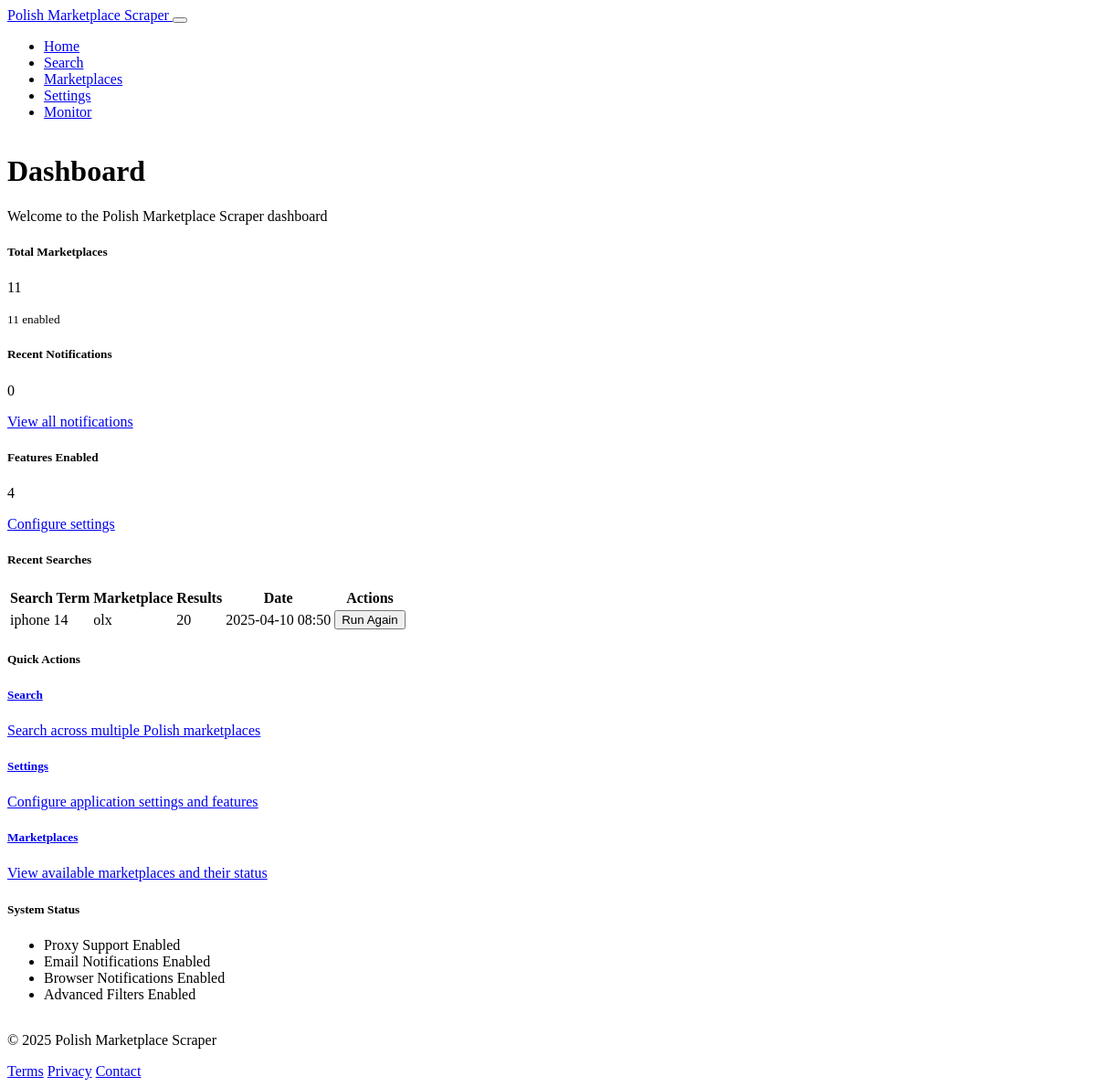
Page /dashboard on the earlier database version.
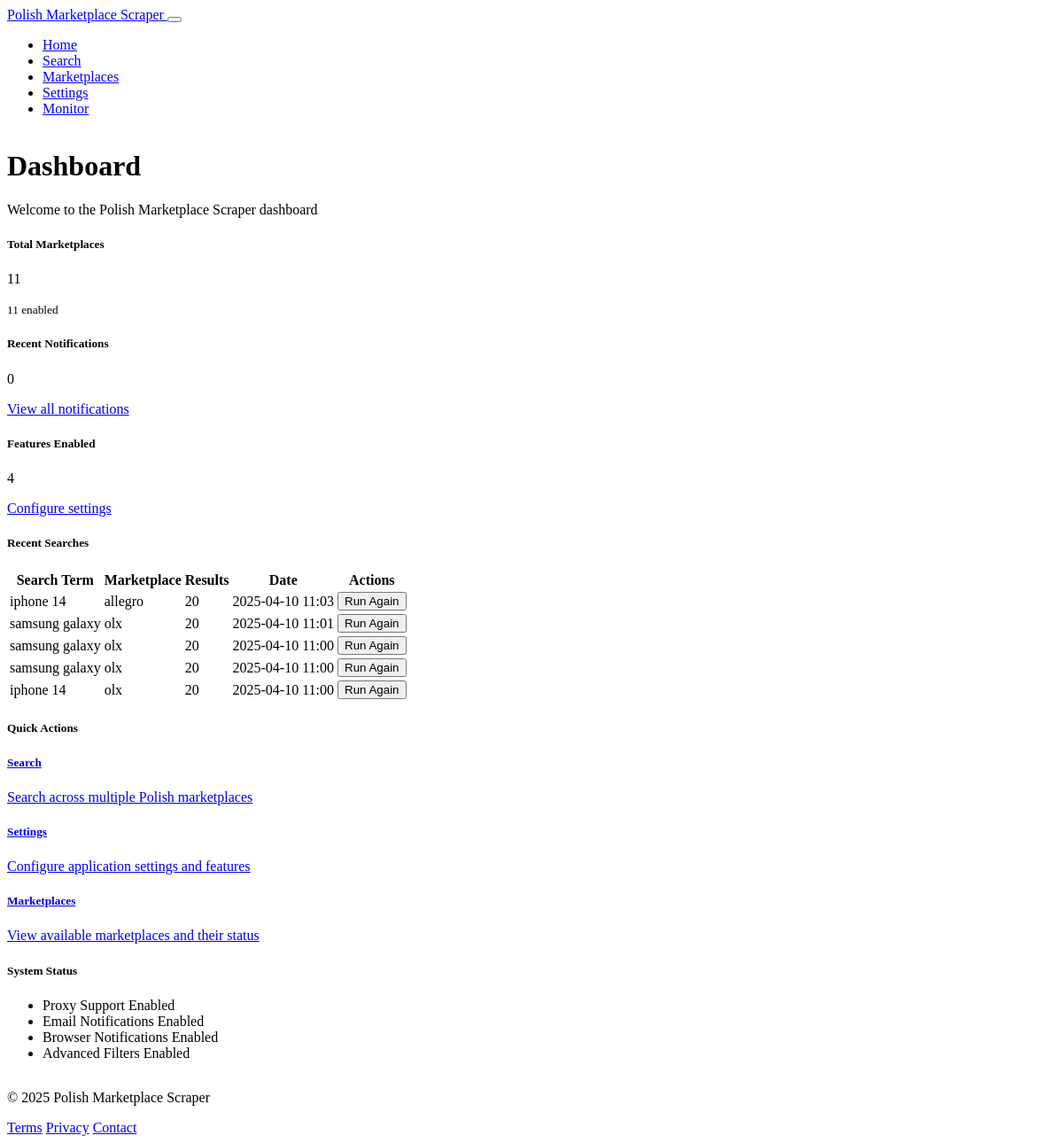
Same page on the later database version.
### models.py (models this page shows, shortened)
class SearchResult(db.Model):
    id = db.Column(db.Integer, primary_key=True)
    search_term = db.Column(db.String(255), nullable=False)
    marketplace = db.Column(db.String(50), nullable=False)
    filters = db.Column(JSON, nullable=True)
    result_count = db.Column(db.Integer, default=0)
    created_at = db.Column(db.DateTime, default=datetime.utcnow)

### routes.py (the view)
@app.route('/dashboard')
def dashboard():
    total_marketplaces = Marketplace.query.count()
    enabled_marketplaces = Marketplace.query.filter_by(is_enabled=True).count()
    recent_searches = SearchResult.query.order_by(SearchResult.created_at.desc()).limit(5).all()
    return render_template(
        'dashboard.html',
        title='Dashboard',
        total_marketplaces=total_marketplaces,
        enabled_marketplaces=enabled_marketplaces,
        recent_searches=recent_searches
    )

### models.py (called while the page is built)
    @classmethod
    def is_feature_enabled(cls, feature_name):
        feature = cls.query.filter_by(name=feature_name).first()
        return feature and feature.is_enabled

### routes.py (called while the page is built)
@app.context_processor
def utility_processor():
    def format_datetime(dt):
        if not dt:
            return "N/A"
        return dt.strftime("%Y-%m-%d %H:%M")
    def format_price(price, currency="PLN"):
        """Format price for display"""
        if not price:
            return "N/A"
        return f"{price:.2f} {currency}"
    def is_feature_enabled(feature_name):
        return Feature.is_feature_enabled(feature_name)
    def get_unread_notifications_count():
        return Notification.query.filter_by(is_read=False).count()
    return dict(
        format_datetime=format_datetime,
        format_price=format_price,
        is_feature_enabled=is_feature_enabled,
        get_unread_notifications_count=get_unread_notifications_count
    )

### templates/dashboard.html (shortened to what this page needs)
{% extends 'base.html' %}
{% block content %}
<div class="row mb-4">
    <div class="col-md-12">
        <h1>Dashboard</h1>
        <p class="lead">Welcome to the Polish Marketplace Scraper dashboard</p>
    </div>
</div>
<div class="row">
    <div class="col-md-4">
        <div class="card mb-4 text-center">
            <div class="card-body">
                <h5 class="card-title">Total Marketplaces</h5>
                <p class="card-text display-4">{{ total_marketplaces }}</p>
            </div>
            <div class="card-footer">
                <small class="text-muted">{{ enabled_marketplaces }} enabled</small>
            </div>
        </div>
    </div>
    <div class="col-md-4">
        <div class="card mb-4 text-center">
            <div class="card-body">
                <h5 class="card-title">Recent Notifications</h5>
                <p class="card-text display-4">{{ get_unread_notifications_count() }}</p>
            </div>
            <div class="card-footer">
                <a href="{{ url_for('notifications') }}" class="text-decoration-none">View all notifications</a>
            </div>
        </div>
    </div>
    <div class="col-md-4">
        <div class="card mb-4 text-center">
            <div class="card-body">
                <h5 class="card-title">Features Enabled</h5>
                <p class="card-text display-4">
                    {% set count = 0 %}
                    {% if is_feature_enabled('use_proxies') %}{% set count = count + 1 %}{% endif %}
                    {% if is_feature_enabled('email_notifications') %}{% set count = count + 1 %}{% endif %}
                    {% if is_feature_enabled('browser_notifications') %}{% set count = count + 1 %}{% endif %}
                    {% if is_feature_enabled('advanced_filters') %}{% set count = count + 1 %}{% endif %}
                    {{ count }}
                </p>
            </div>
            <div class="card-footer">
                <a href="{{ url_for('settings') }}" class="text-decoration-none">Configure settings</a>
            </div>
        </div>
    </div>
</div>
<div class="row">
    <div class="col-md-8">
        <div class="card mb-4">
            <div class="card-header">
                <h5 class="mb-0">Recent Searches</h5>
            </div>
            <div class="card-body">
                <div class="table-responsive">
                    <table class="table table-hover">
                        <thead>
                            <tr>
                                <th>Search Term</th>
                                <th>Marketplace</th>
                                <th>Results</th>
                                <th>Date</th>
                                <th>Actions</th>
                            </tr>
                        </thead>
                        <tbody>
                            {% for search in recent_searches %}
                            <tr>
                                <td>{{ search.search_term }}</td>
                                <td>{{ search.marketplace }}</td>
                                <td>{{ search.result_count }}</td>
                                <td>{{ format_datetime(search.created_at) }}</td>
                                <td>
                                    <form action="{{ url_for('search') }}" method="post">
                                        <button type="submit" class="btn btn-sm btn-outline-primary">
                                             Run Again
                                        </button>
                                    </form>
                                </td>
                            </tr>
                            {% else %}
                            <tr>
                                <td colspan="5" class="text-center">No recent searches found</td>
                            </tr>
                            {% endfor %}
                        </tbody>
                    </table>
                </div>
            </div>
        </div>
    </div>
    <div class="col-md-4">
        <div class="card mb-4">
            <div class="card-header">
                <h5 class="mb-0">Quick Actions</h5>
            </div>
            <div class="card-body">
                <div class="list-group">
                    <a href="{{ url_for('search') }}" class="list-group-item list-group-item-action">
                        <div class="d-flex w-100 justify-content-between">
                            <h5 class="mb-1">Search</h5>
                        </div>
                        <p class="mb-1">Search across multiple Polish marketplaces</p>
                    </a>
                    <a href="{{ url_for('settings') }}" class="list-group-item list-group-item-action">
                        <div class="d-flex w-100 justify-content-between">
                            <h5 class="mb-1">Settings</h5>
                        </div>
                        <p class="mb-1">Configure application settings and features</p>
                    </a>
                    <a href="{{ url_for('marketplaces') }}" class="list-group-item list-group-item-action">
                        <div class="d-flex w-100 justify-content-between">
                            <h5 class="mb-1">Marketplaces</h5>
                        </div>
                        <p class="mb-1">View available marketplaces and their status</p>
                    </a>
                </div>
            </div>
        </div>
        <div class="card mb-4">
            <div class="card-header">
                <h5 class="mb-0">System Status</h5>
            </div>
            <div class="card-body">
                <ul class="list-group list-group-flush">
                    <li class="list-group-item d-flex justify-content-between align-items-center">
                        <span>Proxy Support</span>
                        {% if is_feature_enabled('use_proxies') %}
                            <span class="badge bg-success rounded-pill">Enabled</span>
                        {% else %}
                            <span class="badge bg-secondary rounded-pill">Disabled</span>
                        {% endif %}
                    </li>
                    <li class="list-group-item d-flex justify-content-between align-items-center">
                        <span>Email Notifications</span>
                        {% if is_feature_enabled('email_notifications') %}
                            <span class="badge bg-success rounded-pill">Enabled</span>
                        {% else %}
                            <span class="badge bg-secondary rounded-pill">Disabled</span>
                        {% endif %}
                    </li>
                    <li class="list-group-item d-flex justify-content-between align-items-center">
                        <span>Browser Notifications</span>
                        {% if is_feature_enabled('browser_notifications') %}
                            <span class="badge bg-success rounded-pill">Enabled</span>
                        {% else %}
                            <span class="badge bg-secondary rounded-pill">Disabled</span>
                        {% endif %}
                    </li>
                    <li class="list-group-item d-flex justify-content-between align-items-center">
                        <span>Advanced Filters</span>
                        {% if is_feature_enabled('advanced_filters') %}
                            <span class="badge bg-success rounded-pill">Enabled</span>
                        {% else %}
                            <span class="badge bg-secondary rounded-pill">Disabled</span>
                        {% endif %}
                    </li>
                </ul>
            </div>
        </div>
    </div>
</div>
{% endblock %}

### templates/base.html (shortened to what this page needs)
<!DOCTYPE html>
<html lang="en" data-bs-theme="dark">
<head>
    <link rel="stylesheet" href="https://cdn.replit.com/agent/bootstrap-agent-dark-theme.min.css">
    <link rel="stylesheet" href="{{ url_for('static', filename='css/style.css') }}">
</head>
<body>
    <nav class="navbar navbar-expand-lg navbar-dark bg-dark mb-4">
        <div class="container">
            <a class="navbar-brand" href="{{ url_for('home') }}">
                Polish Marketplace Scraper
            </a>
            <button class="navbar-toggler" type="button" data-bs-toggle="collapse" data-bs-target="#navbarSupportedContent"
                    aria-controls="navbarSupportedContent" aria-expanded="false" aria-label="Toggle navigation">
            </button>
            <div class="collapse navbar-collapse" id="navbarSupportedContent">
                <ul class="navbar-nav me-auto mb-2 mb-lg-0">
                    <li class="nav-item">
                        <a class="nav-link {% if request.path == url_for('home') %}active{% endif %}"
                           href="{{ url_for('home') }}">Home</a>
                    </li>
                    <li class="nav-item">
                        <a class="nav-link {% if request.path == url_for('search') %}active{% endif %}"
                           href="{{ url_for('search') }}">Search</a>
                    </li>
                    <li class="nav-item">
                        <a class="nav-link {% if request.path == url_for('marketplaces') %}active{% endif %}"
                           href="{{ url_for('marketplaces') }}">Marketplaces</a>
                    </li>
                    <li class="nav-item">
                        <a class="nav-link {% if request.path == url_for('settings') %}active{% endif %}"
                           href="{{ url_for('settings') }}">Settings</a>
                    </li>
                    <li class="nav-item">
                        <a class="nav-link {% if request.path == url_for('monitor') %}active{% endif %}"
                           href="{{ url_for('monitor') }}">Monitor</a>
                    </li>
                </ul>
                        {% set unread_count = get_unread_notifications_count() %}
            </div>
        </div>
    </nav>
    <div class="container mb-5">
        {% block content %}{% endblock %}
    </div>
    <footer class="footer mt-auto py-3 bg-dark">
        <div class="container">
            <div class="row">
                <div class="col-md-6">
                    <p class="text-muted">&copy; 2025 Polish Marketplace Scraper</p>
                </div>
                <div class="col-md-6 text-end">
                    <a href="#" class="text-muted me-2">Terms</a>
                    <a href="#" class="text-muted me-2">Privacy</a>
                    <a href="#" class="text-muted">Contact</a>
                </div>
            </div>
        </div>
    </footer>
</body>
</html>

### static/css/style.css (style rules this page uses)
body { display: flex; flex-direction: column; min-height: 100vh; }
.container { max-width: 1200px; }
.card { border-radius: 8px; transition: transform 0.2s, box-shadow 0.2s; }

Differences in the rows shown:
no longer on this page (row edited): SearchResult: search_term "iphone 14", marketplace "olx", result_count "20", created_at "2025-04-10 08:50"
added SearchResult: search_term "iphone 14", marketplace "allegro", result_count "20", created_at "2025-04-10 11:03"
added SearchResult: search_term "samsung galaxy", marketplace "olx", result_count "20", created_at "2025-04-10 11:01"
added SearchResult: search_term "samsung galaxy", marketplace "olx", result_count "20", created_at "2025-04-10 11:00"
added SearchResult: search_term "samsung galaxy", marketplace "olx", result_count "20", created_at "2025-04-10 11:00"
added SearchResult: search_term "iphone 14", marketplace "olx", result_count "20", created_at "2025-04-10 11:00"
